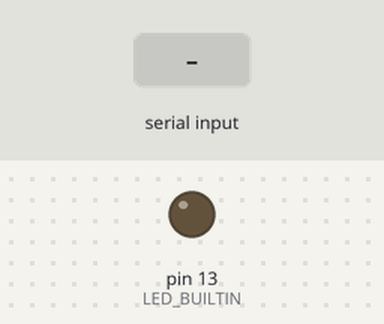
Bench run of a program on a simulated Arduino Uno, built with avr-gcc and run on an emulated ATmega328P. On the bench: output pins drawn as LEDs (lit = HIGH). The test bench sets the inputs (shaded band).

Above: at 1.2 s.
1.3 s: "LED_ON" received over the second serial link
At 2.9 s:
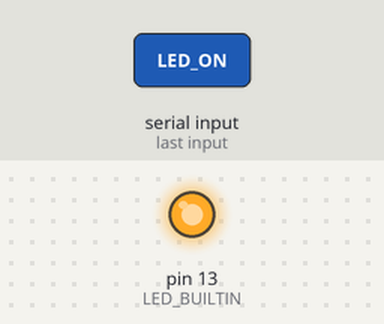
3.8 s: "LED_OFF" received over the second serial link
At 6.0 s:
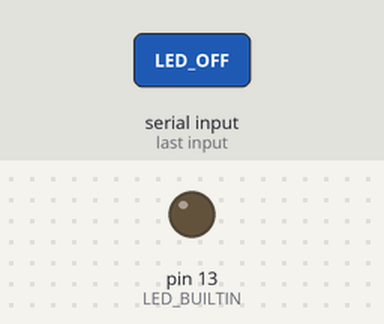
Timing chart, 0 to 7.5 s (numbered marks = the images above; inputs shaded):
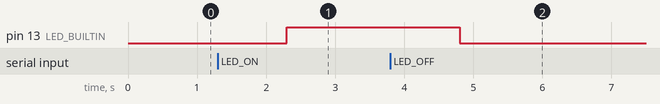

The program:

main.cpp
```cpp
#include <Arduino.h>
#include <SoftwareSerial.h>

SoftwareSerial mySerial(8, 9);
String inputBluetooth = "";
bool isLedOn = false;
bool processed = true;

void setup() {
    Serial.begin(9600);
    mySerial.begin(9600);
    pinMode(LED_BUILTIN, OUTPUT);
}


void loop() {
    if (mySerial.available()) {
        inputBluetooth = mySerial.readString();
        processed = false;
    } else {
        processed = true;
    };

    if (inputBluetooth == "LED_OFF") {
        digitalWrite(LED_BUILTIN, LOW);
        isLedOn = false;
    }
    if (inputBluetooth == "LED_ON") {
        digitalWrite(LED_BUILTIN, HIGH);
        isLedOn = true;
    }
    if (inputBluetooth == "LED_STATUS" && !processed) {
        String status = "LED_STATUS: ";

        if (isLedOn) {
            status += "ON";
        } else {
            status += "OFF";
        }

        uint8_t *pointer = (uint8_t *) status.c_str();
        int length = status.length();
        mySerial.write(pointer, length);
    }

}
```

Measured:
- after the input at 1.3 s, pin 13 (LED_BUILTIN): LOW → HIGH after 1.0 s
- after the input at 3.8 s, pin 13 (LED_BUILTIN): HIGH → LOW after 1.0 s
